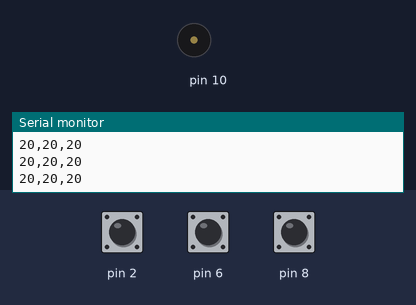
The sketch below on a simulated Arduino Uno, built with avr-gcc and run on an emulated ATmega328P. Shown: buzzer (waves = sounding), the last lines printed to the serial monitor. The test bench sets the inputs (shaded band); at power-on: pin 2 HIGH, pin 6 HIGH, pin 8 HIGH.

Above: at 1.2 s.
1.3 s: pin 2 pulled LOW for 0.15 s
At 1.4 s:
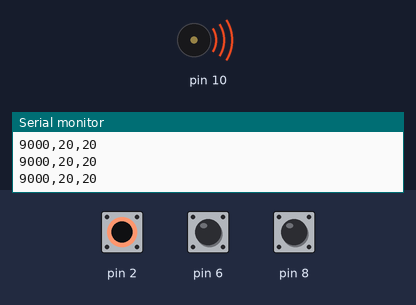
2.9 s: pin 6 pulled LOW for 0.15 s
At 3.9 s:
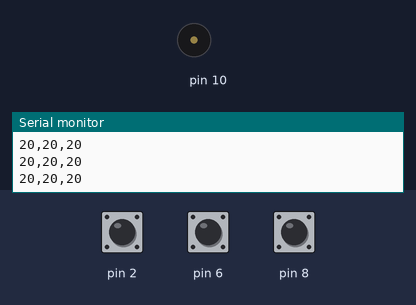
6.0 s: pin 2 pulled LOW for 1 s
At 6.8 s:
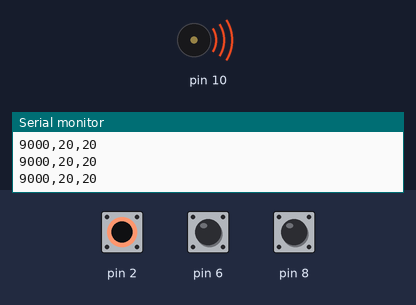
10.0 s: pin 6 pulled LOW for 3.2 s
At 14.6 s:
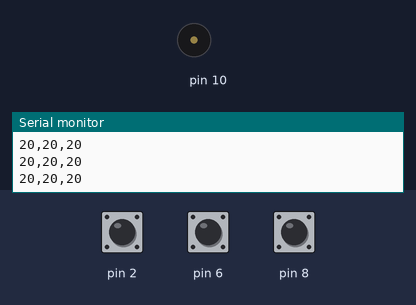
16.2 s: pin 8 pulled LOW for 3.2 s
At 17.1 s:
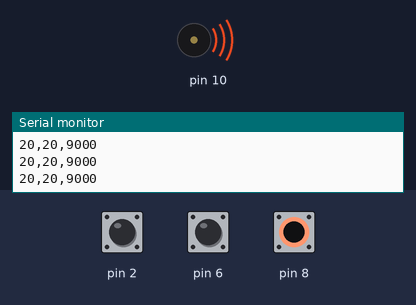
22.4 s: pin 8 pulled LOW for 0.15 s
At 23.5 s:
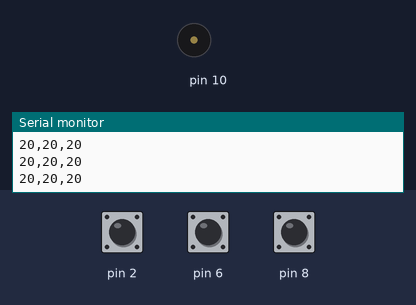
Timing chart, 0 to 25.0 s (numbered marks = the images above; inputs shaded):
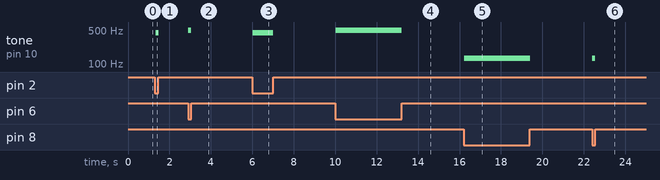

Measured:
- after the input at 1.3 s, tone on pin 10: silent → 440 Hz at once, → silent 0.15 s later
- after the input at 2.9 s, tone on pin 10: silent → 494 Hz at once, → silent 0.15 s later
- after the input at 6.0 s, tone on pin 10: silent → 440 Hz at once, → silent 1.0 s later
- after the input at 10.0 s, tone on pin 10: silent → 494 Hz at once, → silent 3.2 s later
- after the input at 16.2 s, tone on pin 10: silent → 131 Hz at once, → silent 3.2 s later
- after the input at 22.4 s, tone on pin 10: silent → 131 Hz at once, → silent 0.15 s later

The sketch:

04_capacitive_sensor_keyboard.ino.ino
```cpp
/**
	*  example of the implementation of multiple capacitive touch buttons
	*  with the capacitive sensor library.
	*  Pin n 4 is always used as senderpin , reciver pins are n 2,6 and 8.
**/
#include <CapacitiveSensor.h>
#include "notes.h"


CapacitiveSensor sensor1 = CapacitiveSensor(4, 2);
CapacitiveSensor sensor2 = CapacitiveSensor(4, 6);
CapacitiveSensor sensor3 = CapacitiveSensor(4, 8);

void setup() {
  // put your setup code here, to run once:

  Serial.begin(9600);
}

void loop() {
  // put your main code here, to run repeatedly:

  long cap1 = sensor1.capacitiveSensor(60);
  long cap2 = sensor2.capacitiveSensor(60);
  long cap3 = sensor3.capacitiveSensor(60);

  Serial.print(cap1);
  Serial.print(",");
  Serial.print(cap2);
  Serial.print(",");
  Serial.println(cap3);

  if (cap1 > 600) {
    tone(10, NOTE_A4);
  } else if (cap2 > 600) {
    tone(10, NOTE_B4);
  } else if (cap3 > 600) {
    tone(10, NOTE_C3);
  }else{
    noTone(10);
  }

}
```

notes.h
```cpp
/*************************************************
 * Public Constants
 *************************************************/

#define NOTE_B0  31
#define NOTE_C1  33
#define NOTE_CS1 35
#define NOTE_D1  37
#define NOTE_DS1 39
#define NOTE_E1  41
#define NOTE_F1  44
#define NOTE_FS1 46
#define NOTE_G1  49
#define NOTE_GS1 52
#define NOTE_A1  55
#define NOTE_AS1 58
#define NOTE_B1  62
#define NOTE_C2  65
#define NOTE_CS2 69
#define NOTE_D2  73
#define NOTE_DS2 78
#define NOTE_E2  82
#define NOTE_F2  87
#define NOTE_FS2 93
#define NOTE_G2  98
#define NOTE_GS2 104
#define NOTE_A2  110
#define NOTE_AS2 117
#define NOTE_B2  123
#define NOTE_C3  131
#define NOTE_CS3 139
#define NOTE_D3  147
#define NOTE_DS3 156
#define NOTE_E3  165
#define NOTE_F3  175
#define NOTE_FS3 185
#define NOTE_G3  196
#define NOTE_GS3 208
#define NOTE_A3  220
#define NOTE_AS3 233
#define NOTE_B3  247
#define NOTE_C4  262
#define NOTE_CS4 277
#define NOTE_D4  294
#define NOTE_DS4 311
#define NOTE_E4  330
#define NOTE_F4  349
#define NOTE_FS4 370
#define NOTE_G4  392
#define NOTE_GS4 415
#define NOTE_A4  440
#define NOTE_AS4 466
#define NOTE_B4  494
#define NOTE_C5  523
#define NOTE_CS5 554
#define NOTE_D5  587
#define NOTE_DS5 622
#define NOTE_E5  659
#define NOTE_F5  698
#define NOTE_FS5 740
#define NOTE_G5  784
#define NOTE_GS5 831
#define NOTE_A5  880
#define NOTE_AS5 932
#define NOTE_B5  988
#define NOTE_C6  1047
#define NOTE_CS6 1109
#define NOTE_D6  1175
#define NOTE_DS6 1245
#define NOTE_E6  1319
#define NOTE_F6  1397
#define NOTE_FS6 1480
#define NOTE_G6  1568
#define NOTE_GS6 1661
#define NOTE_A6  1760
#define NOTE_AS6 1865
#define NOTE_B6  1976
#define NOTE_C7  2093
#define NOTE_CS7 2217
#define NOTE_D7  2349
#define NOTE_DS7 2489
#define NOTE_E7  2637
#define NOTE_F7  2794
#define NOTE_FS7 2960
#define NOTE_G7  3136
#define NOTE_GS7 3322
#define NOTE_A7  3520
#define NOTE_AS7 3729
#define NOTE_B7  3951
#define NOTE_C8  4186
#define NOTE_CS8 4435
#define NOTE_D8  4699
#define NOTE_DS8 4978
```
